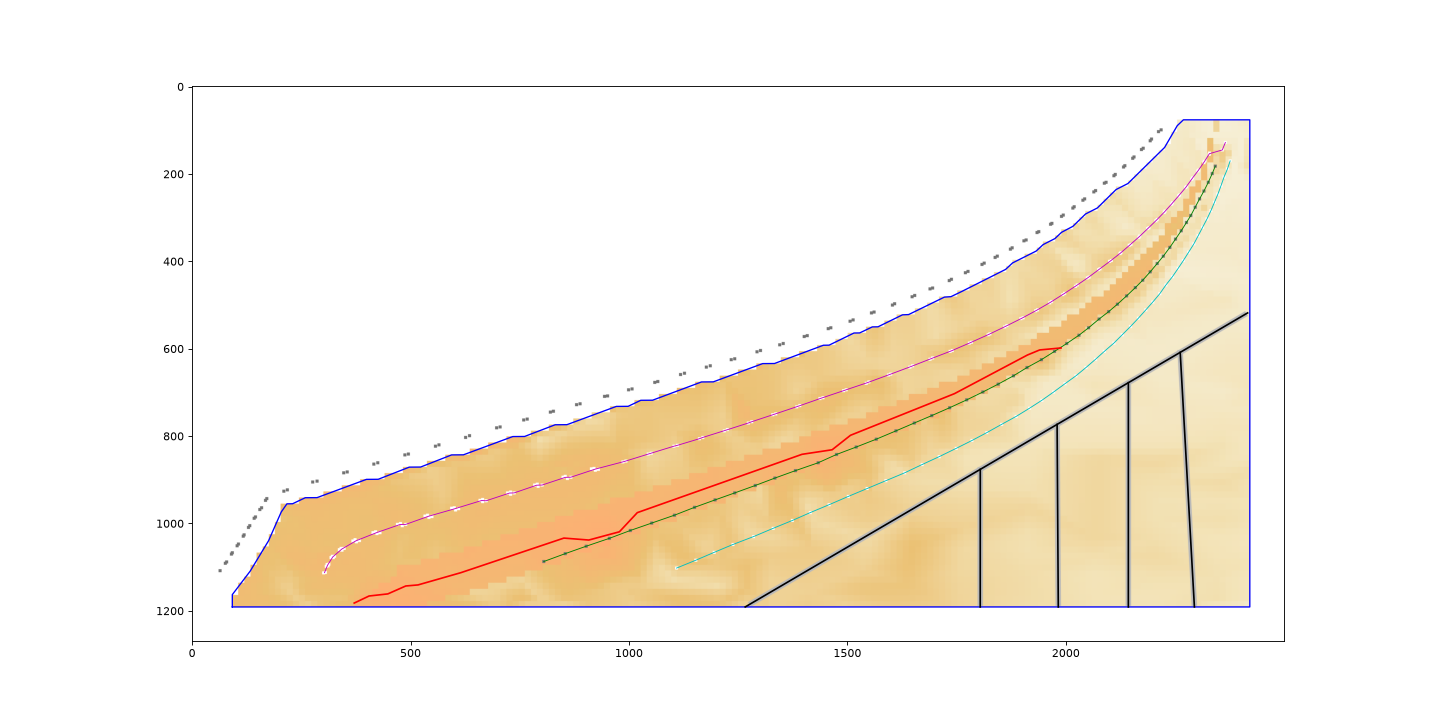

Reproduce this figure in Python.
"""Liest die Geometrie des Dulcken-Bodens aus Abb. 2 von Bader, Plath & Kontopidis 2025 (arXiv 2511.09037).

    python dulcken_geometrie.py <abb2.png> <ziel.json> [kontrolle.png]

Abb. 2 ist die Eingabe des FDTD-Modells der Autoren: Boden (farbig), Stegstifte 8' und 4' (weiss), Anhangstifte
(schwarz; die des 8' liegen ausserhalb des Bodens an der Wand), Anhangleiste des 4' (kraeftiges Orange),
Querleiste und vier Rippen (grau).

Massstab: die Stufen des Umrisses sind 14 px breit (1 cm im Modell der Autoren) -> 14 px je cm. Damit ist der Boden
166,4 x 79,7 cm; das Museum nennt fuer das Instrument 2212 x 847 mm (Sammlung online MK&G, 2000.526), in Abb. 1
nimmt der Boden 93,6 % der Breite des Instruments ein -> 79,3 cm. (Der Text der Arbeit nennt ein Gitter von
72 x 178 Punkten; das passt nicht zum Bild.)

Koordinaten der Ausgabe: X laengs vom Schwanz (im Bild links) in m, Y quer von der geraden Wand (im Bild unten) in m.
"""
import json
import sys

import numpy as np
from PIL import Image
from scipy import ndimage

PX = 14.0   # px je cm
X0, Y0 = 92.0, 1191.0   # Bildpunkt der Ecke Schwanz / gerade Wand (linke untere Ecke des Bodens)


def nach_m(x, y):
    return (x - X0) / PX / 100.0, (Y0 - y) / PX / 100.0


def flecken(maske, klein=4, gross=400):
    lab, n = ndimage.label(maske)
    aus = []
    for k, sl in enumerate(ndimage.find_objects(lab), 1):
        teil = lab[sl] == k
        f = int(teil.sum())
        if klein <= f <= gross:
            cy, cx = ndimage.center_of_mass(teil)
            aus.append((cx + sl[1].start, cy + sl[0].start))
    return aus


def reihe(punkte, start, max_schritt=75.0):
    rest = [tuple(p) for p in punkte]
    akt = min(rest, key=lambda p: (p[0] - start[0]) ** 2 + (p[1] - start[1]) ** 2)
    rest.remove(akt)
    aus = [akt]
    while rest:
        n = min(rest, key=lambda p: (p[0] - akt[0]) ** 2 + (p[1] - akt[1]) ** 2)
        if np.hypot(n[0] - akt[0], n[1] - akt[1]) > max_schritt:
            break
        if len(aus) >= 3:
            v = np.array(aus[-1]) - np.array(aus[-3])
            u = np.array(n) - np.array(akt)
            if np.dot(u, v) / (np.linalg.norm(u) * np.linalg.norm(v) + 1e-9) < 0.5:
                break
        rest.remove(n)
        aus.append(n)
        akt = n
    return aus, rest


def vereinfache(p, tol):
    """Douglas-Peucker auf einer offenen Linie."""
    p = np.asarray(p, dtype=float)
    if len(p) < 3:
        return p.tolist()
    a, b = p[0], p[-1]
    d = b - a
    n = np.hypot(*d)
    ab = np.abs((p[:, 0] - a[0]) * d[1] - (p[:, 1] - a[1]) * d[0]) / (n + 1e-12)
    k = int(np.argmax(ab))
    if ab[k] <= tol:
        return [a.tolist(), b.tolist()]
    return vereinfache(p[:k + 1], tol)[:-1] + vereinfache(p[k:], tol)


def main():
    im = np.asarray(Image.open(sys.argv[1]).convert("RGB")).astype(float)
    r, g, b = im[..., 0], im[..., 1], im[..., 2]
    weiss = (r > 240) & (g > 240) & (b > 240)
    schwarz = (r < 60) & (g < 60) & (b < 60)
    grau = (abs(r - g) < 14) & (abs(g - b) < 14) & (r > 90) & (r < 180)
    farbig = ~weiss & ~schwarz & ~grau
    boden = ndimage.binary_fill_holes(ndimage.binary_closing(farbig | grau, iterations=3))
    lab, n = ndimage.label(boden)
    boden = lab == (np.argmax(ndimage.sum(boden, lab, range(1, n + 1))) + 1)
    ys, xs = np.where(boden)
    x_min, x_max, y_min, y_max = xs.min(), xs.max(), ys.min(), ys.max()
    print(f"Boden px: x {x_min}..{x_max}, y {y_min}..{y_max} -> {(x_max - x_min + 1) / PX:.1f} x {(y_max - y_min + 1) / PX:.1f} cm")
    flaeche = boden.sum() / PX ** 2 / 1e4
    print(f"Flaeche {flaeche:.4f} m2")

    # Umriss: je Spalte die Oberkante (gebogene Wand und Schwanz); die Treppe des Modells durch ihre Mitte geglaettet
    spalten = np.arange(x_min, x_max + 1)
    ober = np.array([np.where(boden[:, x])[0].min() for x in spalten], dtype=float)
    glatt = ndimage.uniform_filter1d(ober, size=29, mode="nearest")
    linie = vereinfache(np.column_stack([spalten, glatt]), 3.0)       # 3 px = 2 mm
    oben = [nach_m(x, y) for x, y in linie]
    # geschlossen: unten links -> unten rechts -> rechts hinauf -> Oberkante zurueck nach links
    umriss = [(0.0, 0.0), nach_m(x_max, Y0), nach_m(x_max, linie[-1][1])] + oben[::-1][1:]
    # der erste Punkt der Oberkante liegt am Schwanz ueber der Ecke: die Kante dazwischen ist der Schwanz
    print("Umriss:", len(umriss), "Punkte")

    stifte_w = flecken(weiss & ndimage.binary_dilation(boden, iterations=6))
    stifte_s = flecken(schwarz)
    steg8, rest = reihe(stifte_w, (300, 1110))
    steg4, rest_w = reihe(rest, (1110, 1100))
    anh4, rest = reihe(stifte_s, (805, 1088))
    anh8, rest_s = reihe(rest, (65, 1108))
    print(f"Steg 8' {len(steg8)} Flecken, Steg 4' {len(steg4)}, Anhang 4' {len(anh4)}, Anhang 8' {len(anh8)}; uebrig {len(rest_w)} / {len(rest_s)}")
    for name, rr in (("Steg 8'", steg8), ("Steg 4'", steg4), ("Anhang 4'", anh4)):
        yy = np.array([p[1] for p in rr])
        print(f"   {name}: quer von {(Y0 - yy[0]) / PX:.1f} bis {(Y0 - yy[-1]) / PX:.1f} cm; Abstand quer je Stift im Mittel {(yy[0] - yy[-1]) / (len(rr) - 1) / PX * 10:.2f} mm")

    # Anhangleiste des 4': die Pixel, die roeter sind als die Dickenskala (R hoch, G unter 132)
    leiste = farbig & (r > 232) & (g < 132)
    leiste = ndimage.binary_opening(leiste, iterations=2)
    lab, n = ndimage.label(leiste)
    leiste = lab == (np.argmax(ndimage.sum(leiste, lab, range(1, n + 1))) + 1)
    ly, lx = np.where(leiste)
    # Mittellinie je Spalte, Breite senkrecht zur Linie aus Flaeche durch Laenge
    lsp = np.arange(lx.min(), lx.max() + 1)
    mitte = np.array([np.where(leiste[:, x])[0].mean() if leiste[:, x].any() else np.nan for x in lsp])
    gut = np.isfinite(mitte)
    lm = vereinfache(np.column_stack([lsp[gut], ndimage.uniform_filter1d(mitte[gut], size=41, mode="nearest")]), 4.0)
    laenge = sum(np.hypot(lm[k + 1][0] - lm[k][0], lm[k + 1][1] - lm[k][1]) for k in range(len(lm) - 1))
    breite = leiste.sum() / laenge
    print(f"Anhangleiste 4': Laenge {laenge / PX:.1f} cm, mittlere Breite {breite / PX:.2f} cm, von x {lx.min()} bis {lx.max()}")

    # graue Leisten: Querleiste (schraeg) und vier Rippen (fast senkrecht im Bild)
    gy, gx = np.where(grau & ndimage.binary_dilation(boden, iterations=3))
    # Rippen: Spalten mit vielen grauen Pixeln
    unten = grau[int(Y0) - 60:int(Y0) - 20]
    spalten_grau = np.where(unten.sum(axis=0) > 30)[0]
    gruppen = []
    for x in spalten_grau:
        if gruppen and x - gruppen[-1][-1] <= 3:
            gruppen[-1].append(x)
        else:
            gruppen.append([x])
    print("graue Laeufe nahe der geraden Wand (x px, Breite px):", [(round(float(np.mean(gr)), 1), len(gr)) for gr in gruppen])
    # Querleiste: graue Pixel links der ersten Rippe -> Gerade
    erste = min(np.mean(gr) for gr in gruppen if np.mean(gr) > 1500)
    m = gx < erste - 30
    k1, k0 = np.polyfit(gx[m], gy[m], 1)
    print(f"Querleiste: y = {k1:.4f} x + {k0:.1f}; grau von x {gx.min()} bis {gx.max()}; Dicke der Linie senkrecht {m.sum() / (np.hypot(1, k1) * (gx[m].max() - gx[m].min())):.1f} px")
    rippen = []
    for gr in gruppen:
        xu = float(np.mean(gr))
        if xu < 1500:
            continue
        # Rippe: graue Pixel in einem Streifen um die Spalte, oberhalb der geraden Wand bis zur Querleiste
        streifen = (np.abs(gx - xu) < 45) & (gy > k1 * gx + k0 + 12)
        if streifen.sum() < 50:
            continue
        a1, a0 = np.polyfit(gy[streifen], gx[streifen], 1)          # x = a1 y + a0
        y_oben = (k1 * a0 + k0) / (1.0 - k1 * a1)                    # Schnitt mit der Querleiste
        rippen.append(((a1 * Y0 + a0, Y0), (a1 * y_oben + a0, y_oben), len(gr)))
    x_links = (Y0 - k0) / k1
    quer = ((x_links, Y0), (float(gx.max()), k1 * gx.max() + k0))
    print("Querleiste von", [round(v, 3) for v in nach_m(*quer[0])], "bis", [round(v, 3) for v in nach_m(*quer[1])], "m")
    for rp in rippen:
        print("   Rippe von", [round(v, 3) for v in nach_m(*rp[0])], "bis", [round(v, 3) for v in nach_m(*rp[1])], "m; Linie", rp[2], "px breit")

    def m_liste(pp):
        return [[round(v, 4) for v in nach_m(x, y)] for x, y in pp]

    json.dump({"quelle": "Bader, Plath & Kontopidis 2025 (arXiv 2511.09037, CC BY), Fig. 2: input of the FDTD model of the Dulcken 1755 soundboard; read from the figure at 14 px per cm",
               "einheit": "m; X laengs vom Schwanz, Y quer von der geraden Wand",
               "laenge": round((x_max - x_min + 1) / PX / 100, 4), "breite": round((y_max - y_min + 1) / PX / 100, 4),
               "flaeche": round(float(flaeche), 4),
               "umriss": [[round(v, 4) for v in p] for p in umriss],
               "steg8": m_liste(steg8), "steg4": m_liste(steg4), "anhang4": m_liste(anh4), "anhang8": m_liste(anh8),
               "anhangleiste4": {"linie": m_liste(lm), "breite": round(float(breite / PX / 100), 4)},
               "querleiste": m_liste(quer), "rippen": [m_liste(rp[:2]) for rp in rippen]},
              open(sys.argv[2], "w", encoding="utf-8", newline="\n"), indent=1)
    if len(sys.argv) > 3:
        import matplotlib
        matplotlib.use("Agg")
        import matplotlib.pyplot as plt
        fig, ax = plt.subplots(figsize=(18, 9))
        ax.imshow(im.astype(np.uint8), alpha=0.55)
        u = np.array([(X0 + p[0] * 100 * PX, Y0 - p[1] * 100 * PX) for p in umriss + [umriss[0]]])
        ax.plot(u[:, 0], u[:, 1], "b-", lw=1.2)
        for rr, f in ((steg8, "m"), (steg4, "c"), (anh4, "g")):
            ax.plot([p[0] for p in rr], [p[1] for p in rr], f + "-", lw=0.8)
        ax.plot([p[0] for p in lm], [p[1] for p in lm], "r-", lw=1.5)
        ax.plot([quer[0][0], quer[1][0]], [quer[0][1], quer[1][1]], "k-", lw=1.5)
        for rp in rippen:
            ax.plot([rp[0][0], rp[1][0]], [rp[0][1], rp[1][1]], "k-", lw=1.5)
        fig.savefig(sys.argv[3], dpi=80)


if __name__ == "__main__":
    main()
